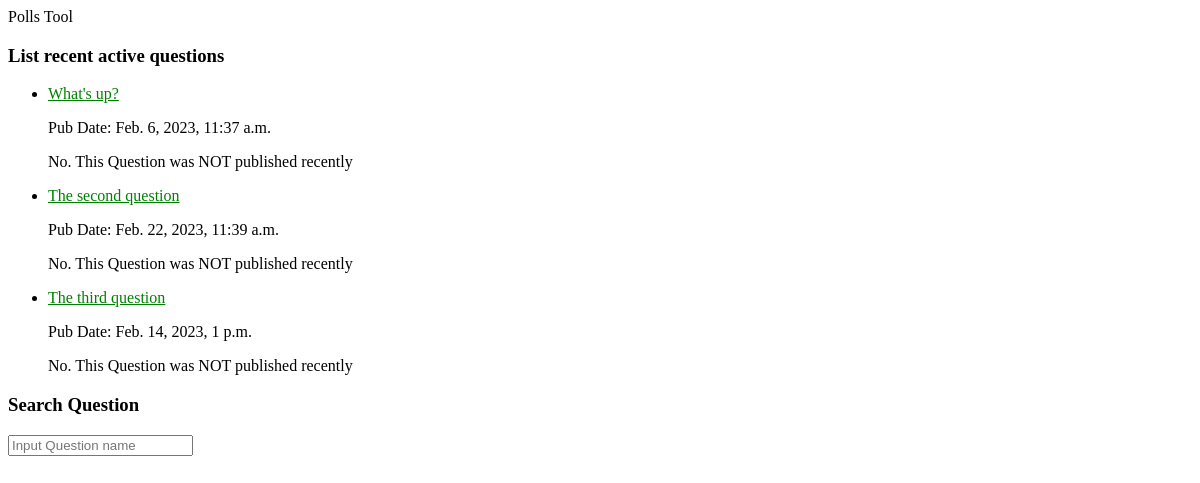
/polls/, run on an earlier commit of the app's database.
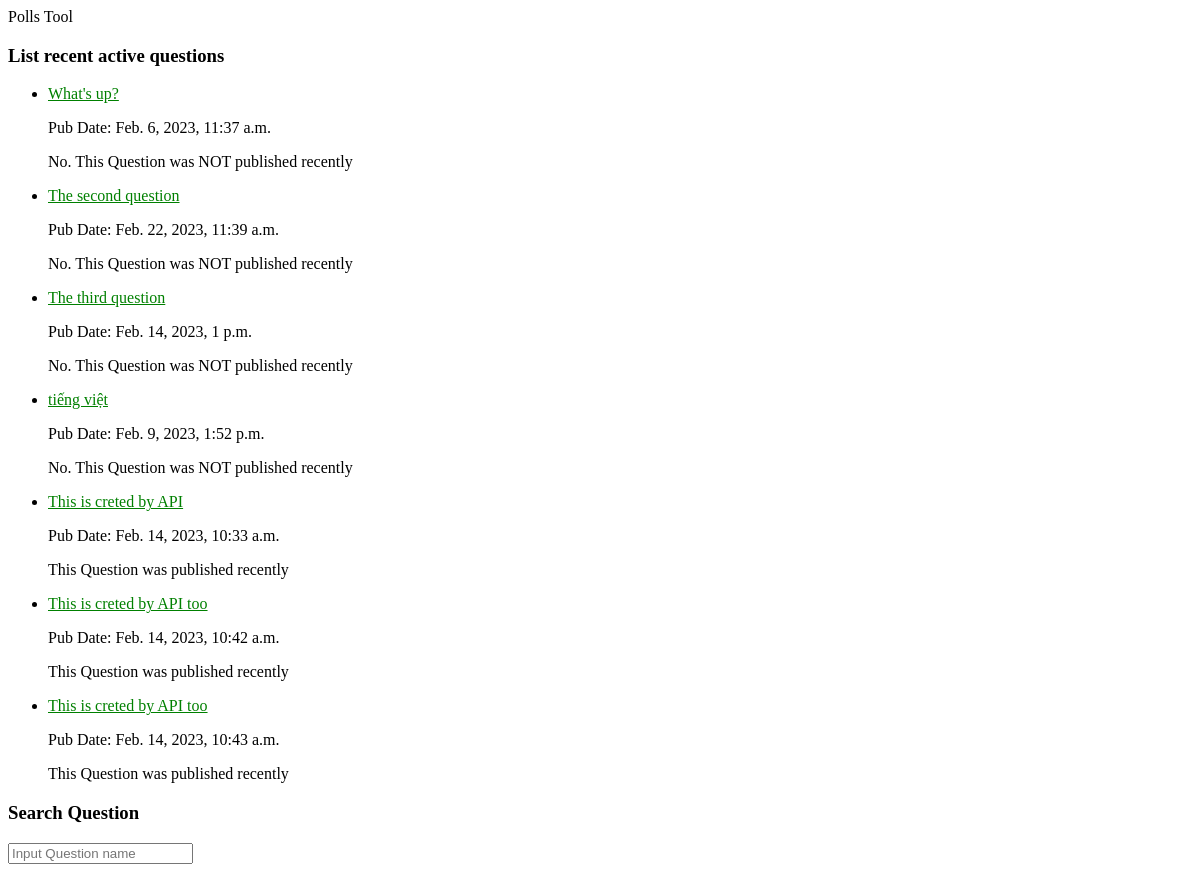
And on a later commit of the database.
### polls/models.py (models this page shows, shortened)
class BaseModel(models.Model):
    class Meta:
        abstract = True

class Question(BaseModel, models.Model):
    question_text = models.CharField(max_length=200)
    pub_date = models.DateTimeField('date published')
    status = models.BooleanField(default=True)
    @admin.display(
        boolean=True,
        ordering='pub_date',
        description='Published recently?',
    )
    def was_published_recently(self):
        now = timezone.now()
        return now - datetime.timedelta(days=1) <= self.pub_date <= now

### polls/views.py (the view)
# urls.py: path('', views.index, name='index'),
def index(request):
    active_question_list = Question.objects.filter(status=True)
    template = loader.get_template('polls/index.html')
    context = {
        'active_question_list': active_question_list,
    }
    return HttpResponse(template.render(context, request))

### polls/templates/polls/index.html
{% extends "./base.html" %}
{% load static %}
{% block content %}
<link rel="stylesheet" href="{% static 'polls/style.css' %}">
<h3>List recent active questions</h3>
{% if active_question_list %}
    <ul>
    {% for question in active_question_list %}
        <li><a href="{% url 'polls:detail' question.id %}">{{ question.question_text }}</a>
            <p>Pub Date: {{ question.pub_date }}</p>
            {% if question.was_published_recently %}
            <p>This Question was published recently</p>
            {% else %}
            <p>No. This Question was NOT published recently</p>
            {% endif %}
        </li>
    {% endfor %}
    </ul>
{% else %}
    <p>No polls are available.</p>
{% endif %}
<h3>Search Question</h3>
<form action="{% url 'polls:search' %}" method="get">
  <input name="q" type="text" placeholder="Input Question name">
</form>
{% endblock %}

### polls/templates/polls/base.html
<p>Polls Tool</p>
{% block content %}
{% endblock %}

### polls/static/polls/style.css (style rules this page uses)
li a { color: green; }

What changed in the data, as far as the page shows it:
added Question: question_text "tiếng việt", pub_date "Feb. 9, 2023, 1:52 p.m.", shows "No. This Question was NOT published recently"
added Question: question_text "This is creted by API", pub_date "Feb. 14, 2023, 10:33 a.m.", shows "This Question was published recently"
added Question: question_text "This is creted by API too", pub_date "Feb. 14, 2023, 10:42 a.m.", shows "This Question was published recently"
added Question: question_text "This is creted by API too", pub_date "Feb. 14, 2023, 10:43 a.m.", shows "This Question was published recently"
